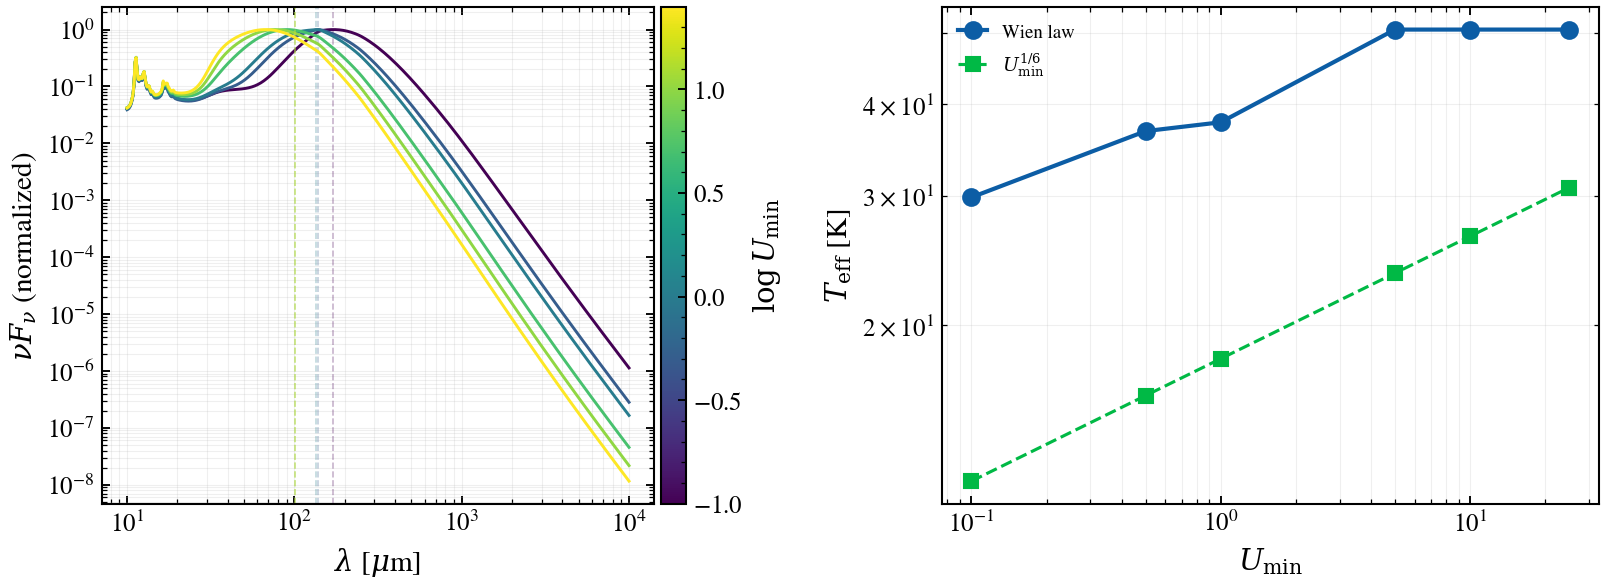

Write Python code to recreate this figure.
"""
Draine & Li 2007: dust temperature from SED peak position
==========================================================

Validates that the νF_ν peak position of Draine & Li (2007) dust emission
templates follows Wien's displacement law, an effective dust temperature
diagnostic. The DL07 templates encode different dust temperatures for different
U_min values; the Wien law applied to the νF_ν peak recovers this temperature.

Reference: Draine & Li 2007, ApJ, 657, 810; Draine 2011 Handbook.
"""

import warnings

import matplotlib.pyplot as plt
import numpy as np

import tengri
from tengri.analysis.plotting import setup_style

setup_style()
warnings.filterwarnings("ignore", message=".*BakedInBackend.*")

# Physical constants
C_AA_PER_S = 2.998e18  # Speed of light in Å/s
WIEN_NU_F_NU = 5100.0  # Wien constant for νF_ν in μm·K

# Rest-frame wavelength grid: IR focus (10 μm to 1 mm)
wave_um = np.logspace(1.0, 4.0, 500)  # 10 μm to 10000 μm
wave_aa = wave_um * 1.0e4  # Convert to Angstrom

# Swept parameter: U_min controls the radiation field intensity
U_min_values = np.array([0.10, 0.50, 1.00, 5.00, 10.0, 25.0])
# Fixed DL07 parameters: dust_gamma_dl (mixing), dust_qpah (PAH fraction)
gamma_dl, dust_qpah, L_absorbed = 0.01, 2.5, 1.0

# Collect results
wien_temps, u_min_scaling_temps, peak_wavelengths = [], [], []

fig, (ax_l, ax_r) = plt.subplots(1, 2, figsize=(11, 4.2))
cmap = plt.get_cmap("viridis")
norm = plt.Normalize(vmin=np.log10(U_min_values.min()), vmax=np.log10(U_min_values.max()))

for u_min in U_min_values:
    # Evaluate DL07 template and compute νF_ν peak
    L_nu = np.asarray(
        tengri.dust.draine_li2007(
            wave_aa, L_absorbed, dust_umin=u_min, dust_gamma_dl=gamma_dl, dust_qpah=dust_qpah
        )
    )
    nu_f_nu = (C_AA_PER_S / wave_aa) * L_nu
    fir_mask = wave_um > 100.0
    peak_lam = wave_um[fir_mask][np.argmax(nu_f_nu[fir_mask])]
    peak_wavelengths.append(peak_lam)

    # Wien displacement law and theoretical scaling
    t_wien = WIEN_NU_F_NU / peak_lam
    t_scaling = 18.0 * (u_min ** (1.0 / 6.0))
    wien_temps.append(t_wien)
    u_min_scaling_temps.append(t_scaling)

    # Plot νF_ν on log-log, colored by U_min
    color = cmap(norm(np.log10(u_min)))
    ax_l.loglog(wave_um, nu_f_nu / nu_f_nu.max(), color=color, lw=1.4)
    ax_l.axvline(peak_lam, color=color, ls="--", alpha=0.3, lw=0.8)

wien_temps = np.array(wien_temps)
u_min_scaling_temps = np.array(u_min_scaling_temps)
peak_wavelengths = np.array(peak_wavelengths)

# Left: SED family, Right: temperature comparison
fig.colorbar(
    plt.cm.ScalarMappable(norm=norm, cmap=cmap), ax=ax_l, pad=0.01, label=r"$\log U_{\min}$"
)
ax_l.set_xlabel(r"$\lambda$ [$\mu$m]")
ax_l.set_ylabel(r"$\nu F_\nu$ (normalized)")
ax_l.grid(True, alpha=0.2, which="both")

ax_r.loglog(U_min_values, wien_temps, "o-", lw=2, markersize=8, label="Wien law", color="C0")
ax_r.loglog(
    U_min_values,
    u_min_scaling_temps,
    "s--",
    lw=1.5,
    markersize=7,
    label=r"$U_{\min}^{1/6}$",
    color="C1",
)
ax_r.set_xlabel(r"$U_{\min}$")
ax_r.set_ylabel(r"$T_{\rm eff}$ [K]")
ax_r.legend(frameon=False, fontsize=9)
ax_r.grid(True, alpha=0.2, which="both")

fig.tight_layout()
plt.savefig("plot_diag_dl07_temperature_proxy.png", dpi=150, bbox_inches="tight")
